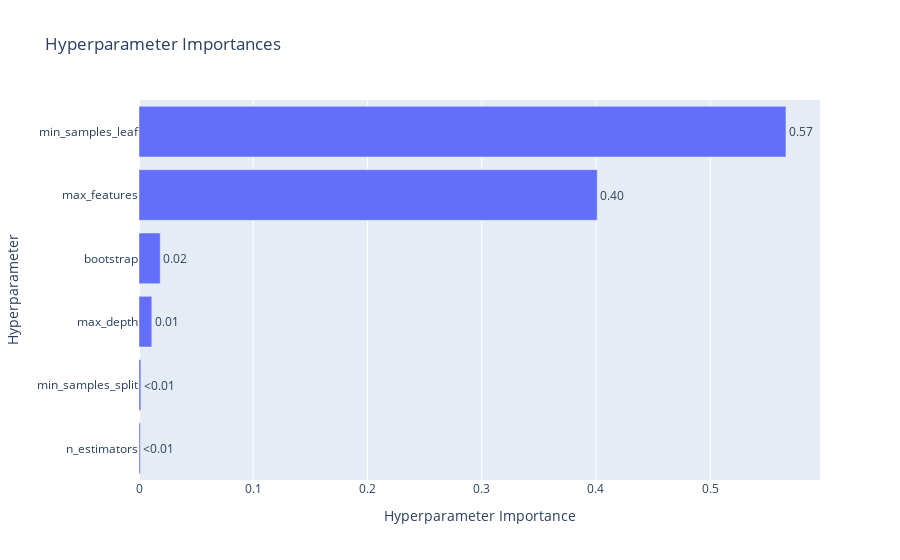

The code cell stored with this chart in its notebook:
### Code cell
fig = plot_param_importances(study_balanced)
pio.write_html(fig, "../results/optuna/et_balanced/param_importances_et_balanced.html")
fig.show()

### Figure 1 — Plotly figure (JSON) as saved in the notebook; plotly's stock layout.template omitted (floating-point values rounded to 4 significant figures)
{"data": [{"cliponaxis": false, "hovertemplate": ["n_estimators (IntDistribution): 0.0011874206262480905<extra></extra>", "min_samples_split (IntDistribution): 0.0016581518301857947<extra></extra>", "max_depth (CategoricalDistribution): 0.011204478530630366<extra></extra>", "bootstrap (CategoricalDistribution): 0.01857408390988215<extra></extra>", "max_features (CategoricalDistribution): 0.40108530365698325<extra></extra>", "min_samples_leaf (IntDistribution): 0.5662905614460702<extra></extra>"], "name": "Objective Value", "orientation": "h", "text": ["<0.01", "<0.01", "0.01", "0.02", "0.40", "0.57"], "textposition": "outside", "type": "bar", "x": [0.001187, 0.001658, 0.0112, 0.01857, 0.4011, 0.5663], "y": ["n_estimators", "min_samples_split", "max_depth", "bootstrap", "max_features", "min_samples_leaf"]}], "layout": {"title": {"text": "Hyperparameter Importances"}, "xaxis": {"title": {"text": "Hyperparameter Importance"}}, "yaxis": {"title": {"text": "Hyperparameter"}}}}
